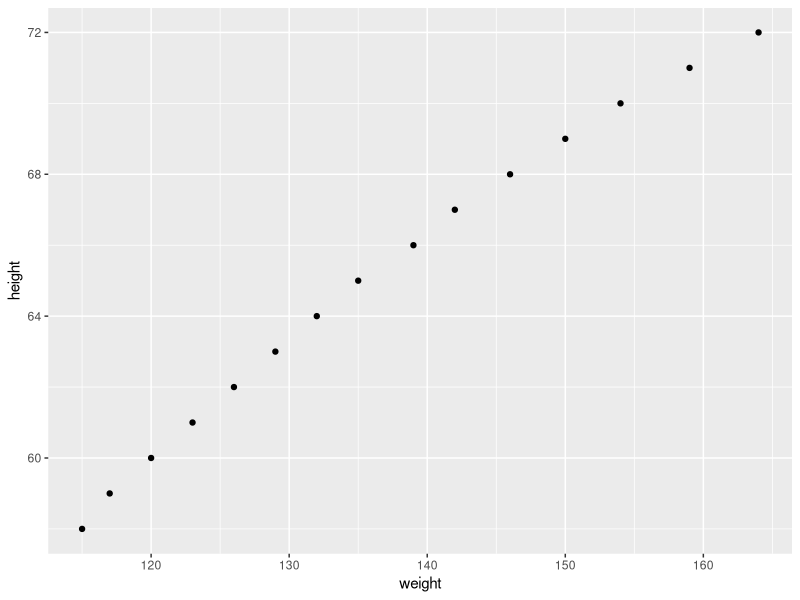
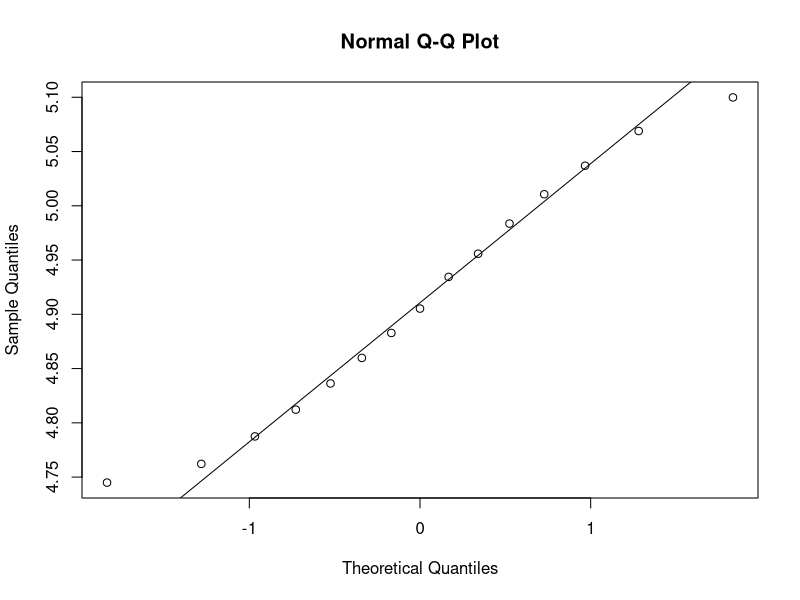
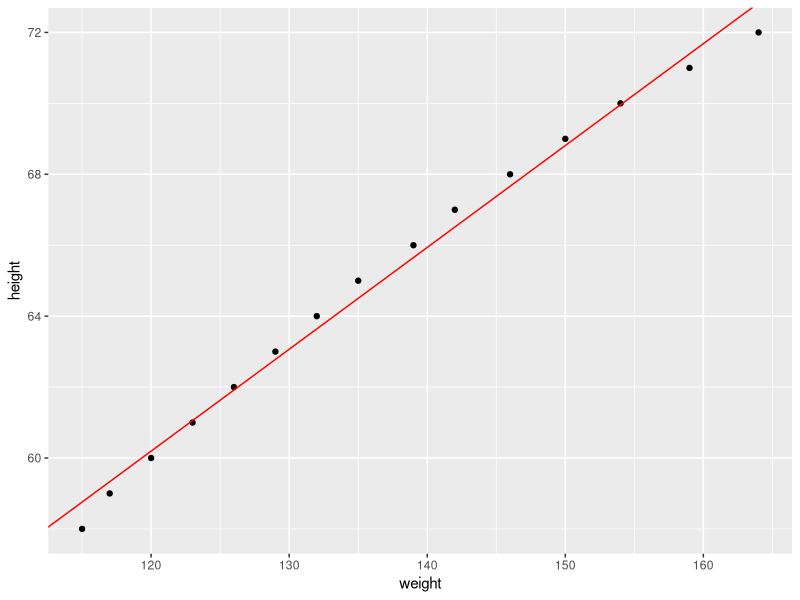
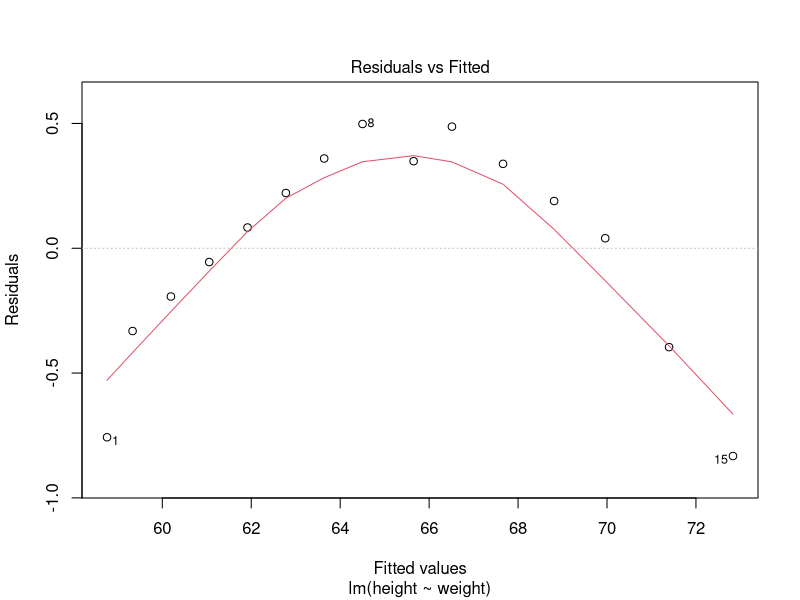
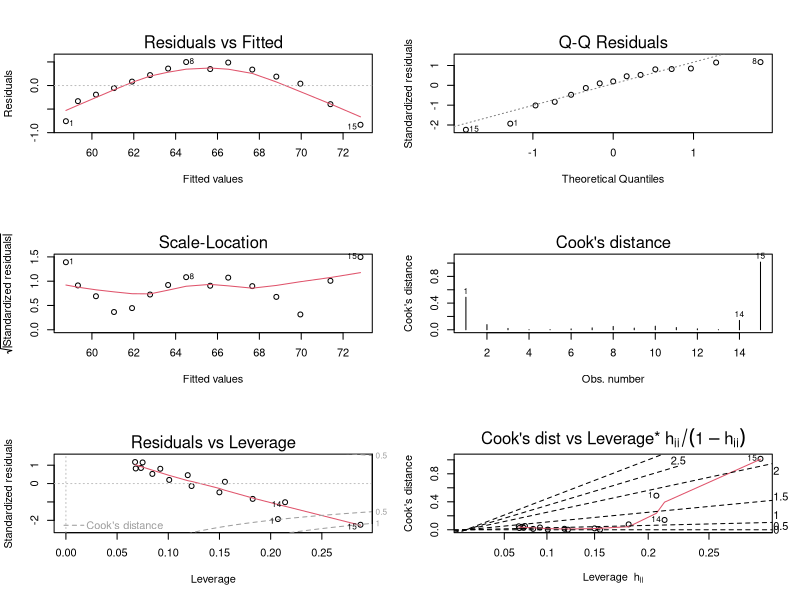
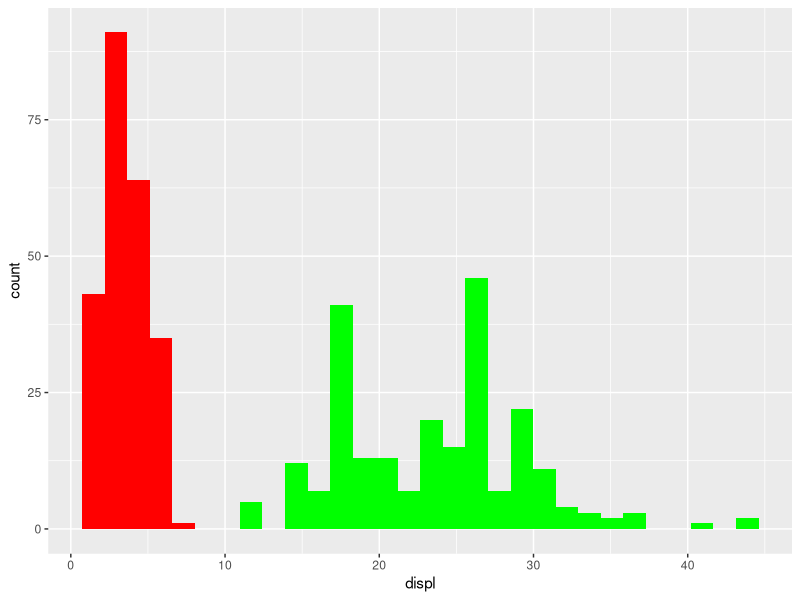
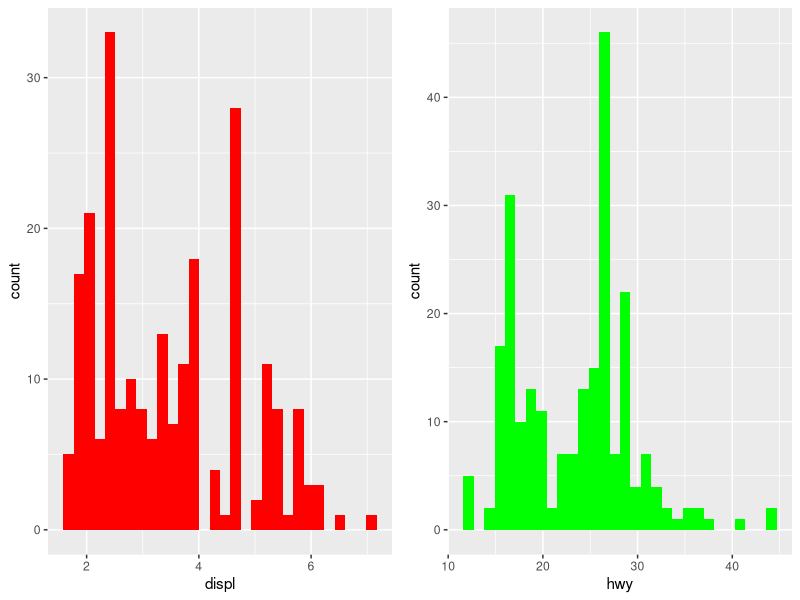
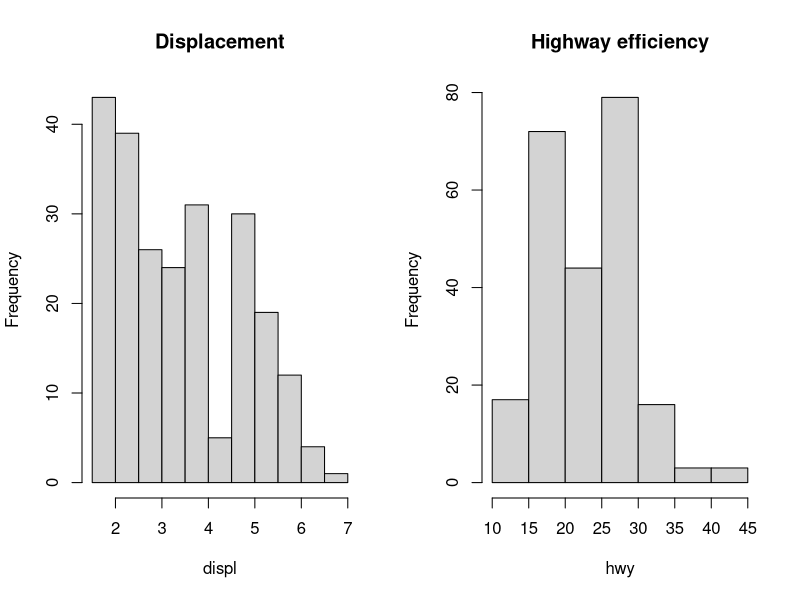

Reproduce these figures in R, in order.
# **************************************************************#
# R/Rstudio Practical Week 7 
# Oct 2018
# Instructor: Paul Clough
# **************************************************************#

# **************************************************************#
# Simple linear regression - initial example
# **************************************************************#

library(tidyverse)
library(MASS)
data("women")
str(women)
summary(women)

ggplot(data = women, aes(x = weight, y = height)) + geom_point()

cor.test(women$weight, women$height)
shapiro.test(women$weight)

qqnorm(log(women$weight))
qqline(log(women$weight))

womenModel<-lm(formula=height~weight, data=women)

summary(womenModel)

ggplot(data = women, aes(x = weight, y = height)) + 
  geom_point() +
  geom_abline(mapping=aes(slope=womenModel$coefficients[2], intercept=womenModel$coefficients[1]), color='red')

plot(womenModel, which=1)

layout(matrix(1:6, ncol=2, byrow=TRUE))
plot(womenModel, 1:6)
par(mfrow=c(1,1))

newWomen<-data.frame(weight=c(130, 170))
predict(womenModel, newdata=newWomen)
predict(womenModel, newdata=newWomen, interval="confidence")
predict(womenModel, newdata=newWomen, interval="prediction")

shapiro.test(women$weight)
shapiro.test(women$height)

# Exercise - prediction with the faithful dataset - how is dataset represented?
# Create plot of attributes of the data to identify possible relationships between 
# variables. Try to predict number of eruptions. How accurate is the model?
# http://www.r-tutor.com/elementary-statistics/simple-linear-regression/prediction-interval-linear-regression

# data("faithful")
# str(faithful)
# summary(faithful)
# faithfulModel<-lm(formula=eruptions~waiting, data=faithful)
# predict(faithfulModel, newdata=data.frame(waiting=c(80)), interval='confidence')


# **************************************************************#
# Simple linear regression - another example
# **************************************************************#

?mpg
View(mpg)

ggplot(data = mpg) +
  geom_histogram(mapping=aes(x=displ), fill='red') +
  geom_histogram(mapping=aes(x=hwy), fill='green') 


install.packages("cowplot")
library(cowplot)
plot1<-ggplot(data = mpg) + geom_histogram(mapping=aes(x=displ), fill='red')
plot2<-ggplot(data = mpg) + geom_histogram(mapping=aes(x=hwy), fill='green') 
cowplot::plot_grid(plot1, plot2)

par(mfrow=c(1,2)) # set the Output window to be 1 row and 2 columns
hist(x=mpg$displ, breaks=8, main="Displacement", xlab="displ")
hist(x=mpg$hwy, breaks=8, main="Highway efficiency", xlab="hwy")
par(mfrow=c(1,1)) # reset the Output window

ggplot(data = mpg, aes(x = displ, y = hwy)) +
  geom_point(mapping=aes(color=class))

cor.test(mpg$displ, mpg$hwy)

hwyDisplModel<-lm(formula=hwy~displ, data=mpg)
summary(hwyDisplModel)

ggplot(data = mpg, aes(x = displ, y = hwy)) +
  geom_point(mapping=aes(color=class)) +
  geom_abline(mapping=aes(slope=hwyDisplModel$coefficients[2], intercept=hwyDisplModel$coefficients[1]), color='red')

summary(mpg$hwy) # use this to find the mean etc. for hwy

newCarData<-data.frame(displ=c(2.2,4,6.3,12))
predict(hwyDisplModel, newdata=newCarData, interval='confidence')

# Explore the residual and actual predictions
plot(hwyDisplModel, pch=16, which=1)

# Create data frame where we line up predicted vs actual values
hwyPred<-hwyDisplModel$fitted.values
mpgSubset<-data.frame(displ=mpg$displ, hwy=mpg$hwy, pred=hwyPred)
View(mpgSubset)


# **************************************************************#
# Multiple linear regression
# **************************************************************#

data("mtcars")
?mtcars
View(mtcars)


mpgModel<-lm(formula=mpg~cyl+disp+hp+drat+wt+qsec+vs+am+gear+carb, data=mtcars)
summary(mpgModel)
plot(mpgModel, which=1)

mpgPredictions<-data.frame(mpg=mtcars$mpg, pred=mpgModel$fitted.values)
mpgPredictions

ggplot(data = mpgPredictions, aes(x = mpgPredictions$mpg, y = mpgPredictions$pred)) +
  geom_point() +
  geom_abline(mapping=aes(slope=1,intercept=0), color='red')

reducedModel<-step(mpgModel, direction="backward")
summary(reducedModel)
# anova(reducedModel, mpgModel)

# Exercise: try building a simple linear regression with just the wt variable – how does the 
# quality and fit of the model compare with using all variables and the selected subset using step()?

# wtModel<-lm(formula=mpg~wt, data=mtcars)
# summary(wtModel)

